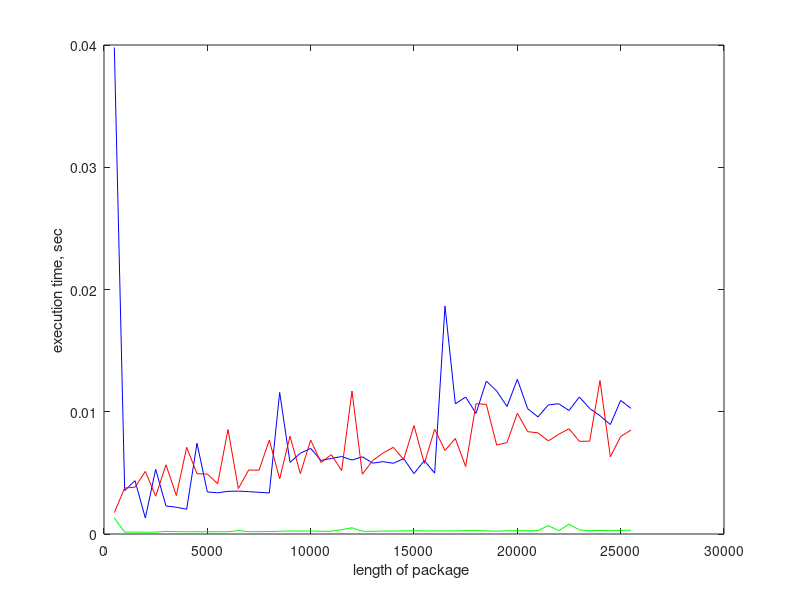

Reproduce this figure in MATLAB.
close all;
clear all;

X = [0 0 0 1 0 1 0 1 1 1 0 0 0 0 1 0 ];
Y = [1 0 1];

tcorr1 = [];
tcorr2 = [];
tcorr3 = [];
array_with_len   = [];
step_of_for = 500;
len_of_package = step_of_for;

% corr1 = xcorr(X,Y);
% corr1 = corr1 / max(corr1);
% plot(corr1);
% ylim([-0.05,1.05]);
% xlabel('number of element');
% ylabel('resulting factor');
% 
% figure;
% F1 = fft(X, length(X));
% F2 = fft(Y, length(X));
% comp = conj(F2);
% corr2 = ifft(comp.*F1/ max(comp)) ;
% plot(corr2);
% xlim([0,35]);
% ylim([-0.05,1.05]);
% xlabel('number of element');
% ylabel('resulting factor');

for i = 0 : 50
    array_with_len = [array_with_len, len_of_package];
    X = randi(2, len_of_package, 1) - 1;
    X = X';
    
    tic();
    xcorr(Y, X);
    tcorr1 = [tcorr1, toc()];
    
    tic();
    F1 = fft(X, length(X));
    F2 = fft(Y, length(X));
    comp = conj(F2);
    corr2 = ifft(comp.*F1);
    tcorr2 = [tcorr2, toc()];  
    
    tic();
    corr(X,Y);
    tcorr3 = [tcorr3, toc()];
    
    len_of_package = len_of_package + step_of_for
end

plot(array_with_len, tcorr1, 'b', array_with_len,  ...
    tcorr2, 'r', array_with_len, tcorr3, 'g');
xlabel('length of package ');
ylabel('execution time, sec');